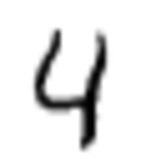
#> input picture 5th_year/Computer_Vision/lab5/digit-4.png, 141 x 168 px
$ python lab5-logistic-regression-own-digit.py
#> lines starting #> are read from the running program, lines starting #| are printed output that depends on the picture
from sklearn import datasets, metrics
from sklearn.linear_model import LogisticRegression
from sklearn.preprocessing import StandardScaler
from skimage import io, color, feature, transform
from skimage.filters import sobel

mnist = datasets.load_digits()
images = mnist.images
data_size = len(images)

# Preprocessing images
images = images.reshape(len(images), -1)
labels = mnist.target

# Initialize Logistic Regression
LR_classifier = LogisticRegression(
    C=0.01, penalty='l1', solver='liblinear', tol=0.01)

# Training the data on only 75% of the dataset. Rest of the 25% will be used in testing the Logistic Regression
LR_classifier.fit(images[:int((data_size / 4) * 3)],
                  labels[:int((data_size / 4) * 3)])

# Load a custom image
digit_img = io.imread('digit-4.png')
#> digit_img is the input picture: shape (168, 141, 3); min 0, max 255, mean 230.3

# Convert image to grayscale
digit_img = color.rgb2gray(digit_img)
#> digit_img: shape (168, 141) float64

# Resize the image to 8x8
digit_img = transform.resize(digit_img, (8, 8), mode="wrap")

# Run edge detection on the image
digit_img = sobel(digit_img)

io.imshow(digit_img)
io.show()
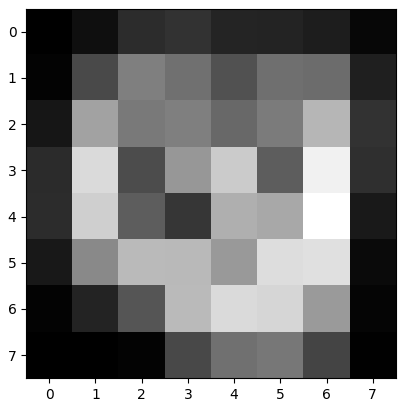
#> figure drawn by matplotlib, 1 panel

digit_img = digit_img.reshape(1, -1)

# Testing the data
prediction = LR_classifier.predict(digit_img)
#> prediction = [4]

print(prediction)
#| [4]

$ run again, with 5th_year/Computer_Vision/lab5/digit-3.png copied over 5th_year/Computer_Vision/lab5/digit-4.png
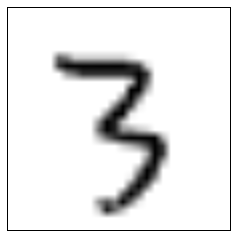
#> input picture 5th_year/Computer_Vision/lab5/digit-3.png, 237 x 237 px
#> digit_img is the input picture: shape (237, 237, 4); mean R, G, B, A 231.3, 231.3, 231.3, 255
#> digit_img: shape (237, 237) float64
#> `io.show()`:
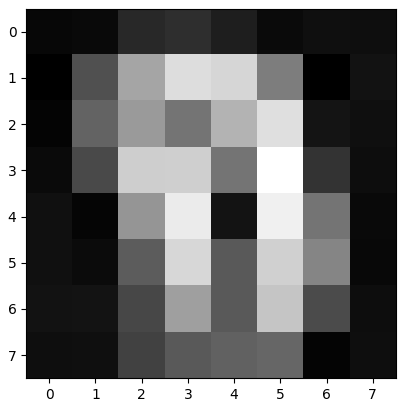
#> figure drawn by matplotlib, 1 panel
#> prediction = [9]
#| [9]

$ run again, with 5th_year/Computer_Vision/lab5/digit-6.png copied over 5th_year/Computer_Vision/lab5/digit-4.png
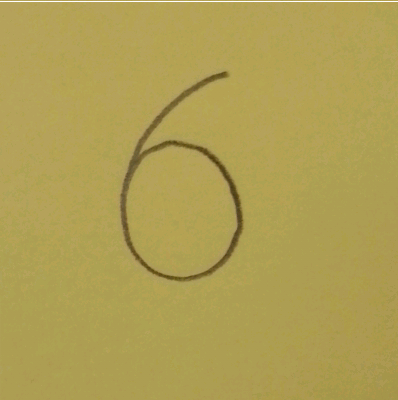
#> input picture 5th_year/Computer_Vision/lab5/digit-6.png, 398 x 400 px
#> digit_img is the input picture: shape (400, 398, 4); mean R, G, B, A 175.3, 158.9, 83.3, 255
#> `digit_img = color.rgb2gray(digit_img)`:
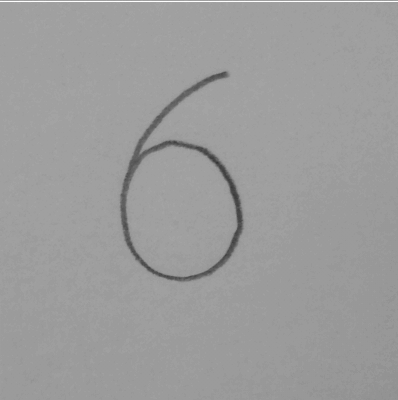
#> digit_img: shape (400, 398) float64; min 0.208, max 1, mean 0.615
#> `io.show()`:
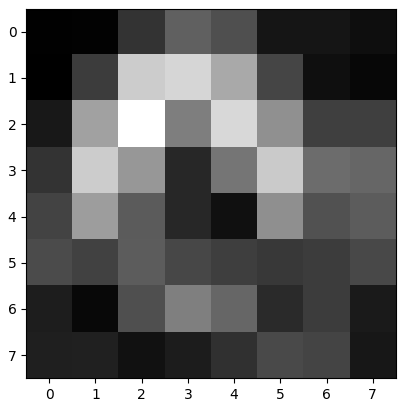
#> figure drawn by matplotlib, 1 panel
#> prediction = [9]
#| [9]
